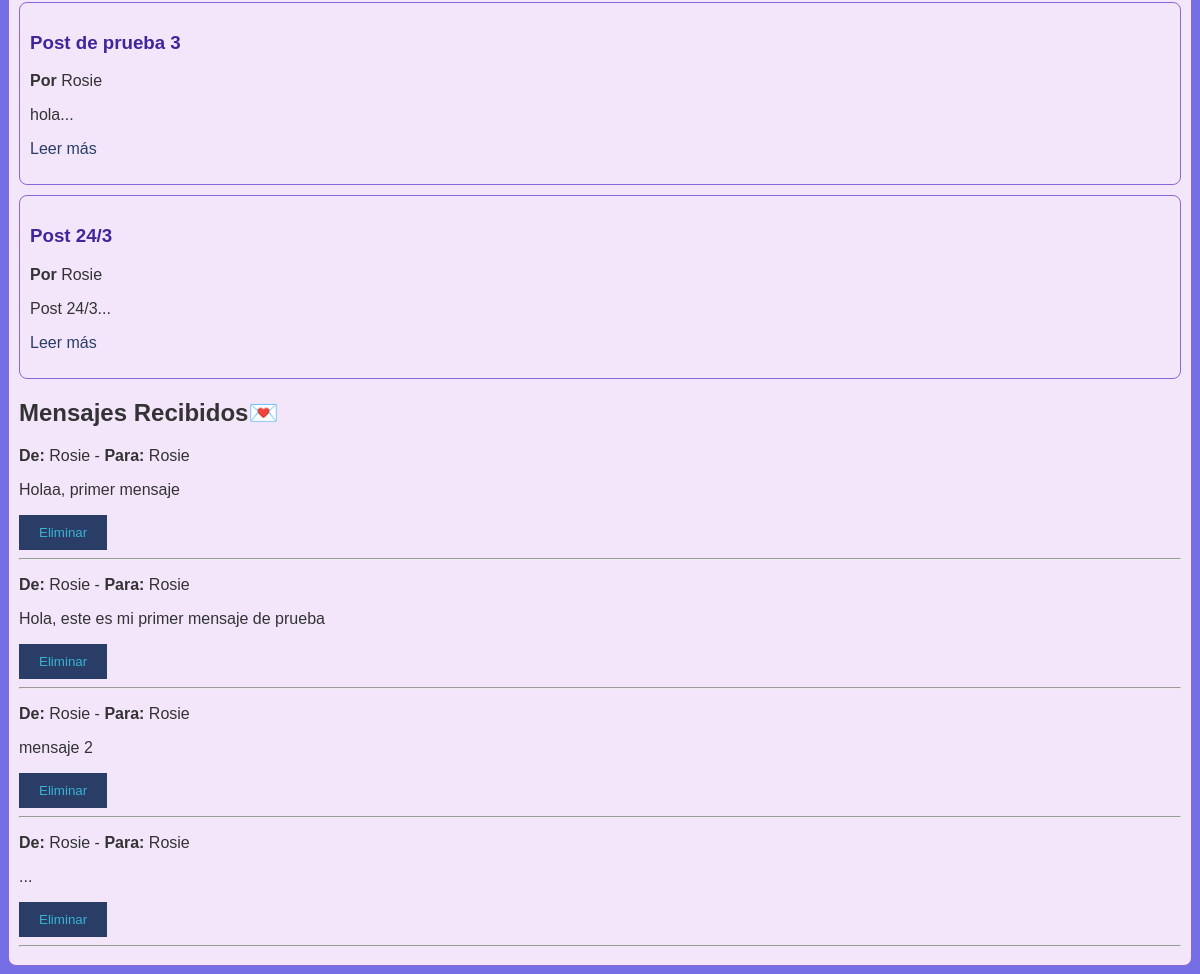
Before: / (signed in, lower part) with the older database file.
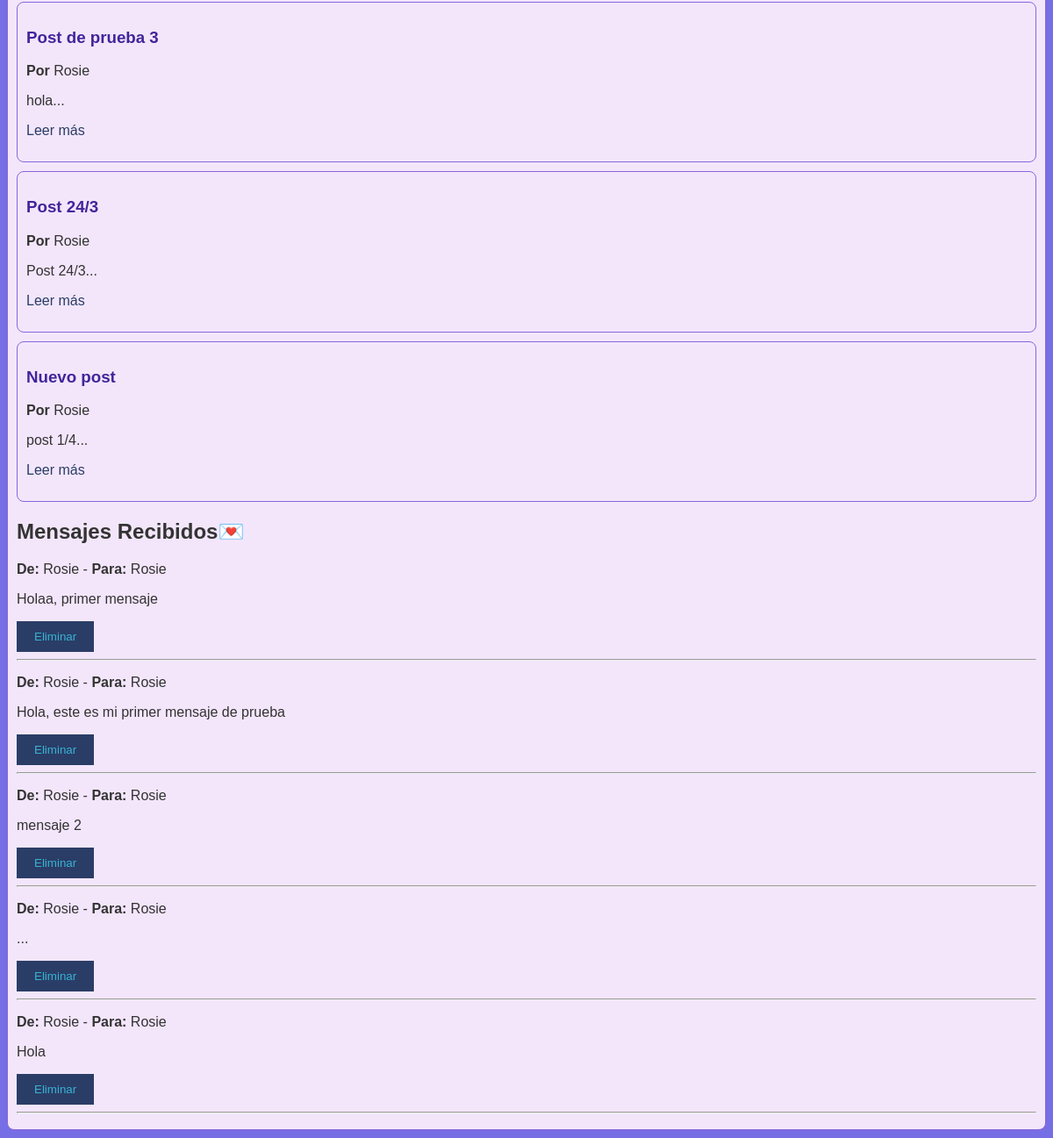
After: the same page with the newer database file.
### blog/models.py (models this page shows, shortened)
class Post(models.Model):
    title = models.CharField(max_length=200)
    content = models.TextField()
    image = models.ImageField(upload_to='post_images/', blank=True, null=True)
    author = models.ForeignKey(User, on_delete=models.CASCADE)
    created_at = models.DateTimeField(auto_now_add=True)
    updated_at = models.DateTimeField(auto_now=True)
    status = models.CharField(max_length=20, choices=[('draft', 'Draft'), ('published', 'Published')], default='draft')

class Message(models.Model):
    sender = models.ForeignKey(User, related_name='sent_messages', on_delete=models.CASCADE)
    receiver = models.ForeignKey(User, related_name='received_messages', on_delete=models.CASCADE)
    content = models.TextField()
    created_at = models.DateTimeField(auto_now_add=True)
    read = models.BooleanField(default=False)  # Para marcar si el mensaje fue leído o no

### blog/views.py (the view)
# urls.py: path('', views.home, name='home'),
@login_required
def home(request):
    posts = Post.objects.all()
    messages = Message.objects.filter(receiver=request.user) if request.user.is_authenticated else []
    return render(request, 'blog/home.html', {'posts': posts, 'messages': messages})

### blog/templates/blog/home.html (shortened to what this page needs)
{% extends 'blog/base.html' %}
{% load static %}
{% block content %}
    {% if not user.is_authenticated %}
        <a href="{% url 'register' %}">Registrarse</a> |
        <a href="{% url 'login' %}">Iniciar sesión</a>
    {% else %}
        <br>
        {% endif %}
        {% for post in posts %}
            <div>
                <h3>{{ post.title }}</h3>
                <p><strong>Por</strong> {{ post.author.username }}</p>
                <p>{{ post.content|slice:":100" }}...</p>
                <p><a href="{% url 'post_detail' post.id %}">Leer más</a></p>
            </div>
        {% empty %}
            <p>No hay publicaciones disponibles.</p>
        {% endfor %}
        {% if user.is_authenticated %}
    <h2>Mensajes Recibidos💌</h2>
    {% for message in messages %}
    <p><strong>De:</strong> {{ message.sender }} - <strong>Para:</strong> {{ message.receiver }}</p>
    <p>{{ message.content }}</p>
    <form action="{% url 'delete_message' message.id %}" method="post" style="display:inline;">
        <button type="submit" onclick="return confirm('¿Seguro que deseas eliminar este mensaje?');">Eliminar</button>
    </form>
    <hr>
{% empty %}
    <p>No hay mensajes</p>
{% endfor %}
{% else %}
    <p>No tienes mensajes.</p>
{% endif %}
{% endblock %}

Changed rows visible on the page:
added Post: title "Nuevo post", author.username "Rosie", content "post 1/4"
added Message: sender "Rosie", receiver "Rosie", content "Hola"
